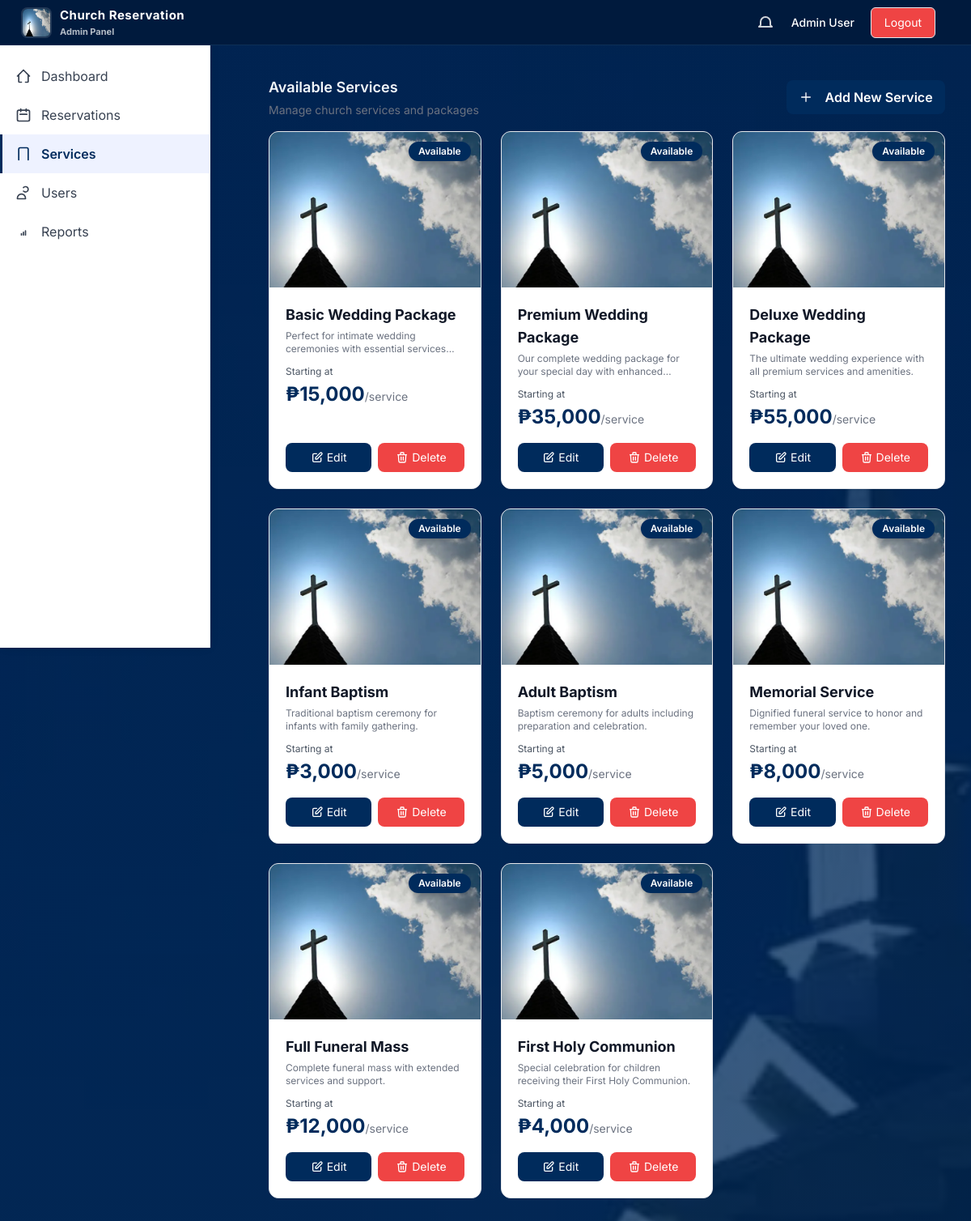
Screenshot of /admin/services.php (signed in) with the database file from the repository.
### tables this page shows
CREATE TABLE IF NOT EXISTS services (
    id INT AUTO_INCREMENT PRIMARY KEY,
    name VARCHAR(255) NOT NULL,
    category VARCHAR(100) NOT NULL,
    price DECIMAL(10, 2) NOT NULL DEFAULT 0.00,
    description TEXT NOT NULL,
    features TEXT,
    image VARCHAR(255) DEFAULT 'church.png',
    created_at TIMESTAMP DEFAULT CURRENT_TIMESTAMP,
    updated_at TIMESTAMP DEFAULT CURRENT_TIMESTAMP ON UPDATE CURRENT_TIMESTAMP
);

### admin/services.php (the view, shortened to what this page needs)
<?php
$db = new PDO("mysql:host=" . DB_HOST . ";dbname=" . DB_NAME, DB_USER, DB_PASS);
$services = [];
$table_exists = true;
try {
    $stmt = $db->query("SELECT * FROM services ORDER BY created_at DESC");
    $services = $stmt->fetchAll(PDO::FETCH_ASSOC);
} catch (PDOException $e) {
    $table_exists = false;
}
?>
<!DOCTYPE html>
<html lang="en">
<head>
    <script src="https://cdn.tailwindcss.com"></script>
    <link rel="stylesheet" href="../assets/css/style.css">
    <link rel="stylesheet" href="../assets/css/admin.css">
</head>
<body class="admin">
</head>
<body>
    <?php include __DIR__ . '/components/navbar.php'; ?>
    <div>
        <?php include __DIR__ . '/components/sidebar.php'; ?>
        <main class="admin-main">
            <div class="admin-container z-0 ml-10">
                <?php if (!$table_exists): ?>
                    <div class="bg-yellow-50 border-l-4 border-yellow-400 p-6 mb-8 rounded-lg shadow-lg">
                        <div class="flex items-start">
                            <div class="flex-shrink-0">
                                <svg class="h-6 w-6 text-yellow-400" fill="currentColor" viewBox="0 0 20 20">
                                    <path fill-rule="evenodd" d="M8.257 3.099c.765-1.36 2.722-1.36 3.486 0l5.58 9.92c.75 1.334-.213 2.98-1.742 2.98H4.42c-1.53 0-2.493-1.646-1.743-2.98l5.58-9.92zM11 13a1 1 0 11-2 0 1 1 0 012 0zm-1-8a1 1 0 00-1 1v3a1 1 0 002 0V6a1 1 0 00-1-1z" clip-rule="evenodd"/>
                                </svg>
                            </div>
                            <div class="ml-3 flex-1">
                                <h3 class="text-lg font-medium text-yellow-800">Services Table Not Found</h3>
                                <p class="mt-2 text-sm text-yellow-700">The services table needs to be created in your database before you can manage services.</p>
                                <div class="mt-4">
                                    <a href="../database/setup_services.php" class="inline-flex items-center px-4 py-2 bg-yellow-600 hover:bg-yellow-700 text-white font-semibold rounded-lg transition">
                                        <svg class="w-5 h-5 mr-2" fill="none" stroke="currentColor" viewBox="0 0 24 24">
                                            <path stroke-linecap="round" stroke-linejoin="round" stroke-width="2" d="M10.325 4.317c.426-1.756 2.924-1.756 3.35 0a1.724 1.724 0 002.573 1.066c1.543-.94 3.31.826 2.37 2.37a1.724 1.724 0 001.065 2.572c1.756.426 1.756 2.924 0 3.35a1.724 1.724 0 00-1.066 2.573c.94 1.543-.826 3.31-2.37 2.37a1.724 1.724 0 00-2.572 1.065c-.426 1.756-2.924 1.756-3.35 0a1.724 1.724 0 00-2.573-1.066c-1.543.94-3.31-.826-2.37-2.37a1.724 1.724 0 00-1.065-2.572c-1.756-.426-1.756-2.924 0-3.35a1.724 1.724 0 001.066-2.573c-.94-1.543.826-3.31 2.37-2.37.996.608 2.296.07 2.572-1.065z"/>
                                            <path stroke-linecap="round" stroke-linejoin="round" stroke-width="2" d="M15 12a3 3 0 11-6 0 3 3 0 016 0z"/>
                                        </svg>
                                        Setup Services Table Now
                                    </a>
                                </div>
                            </div>
                        </div>
                    </div>
                <?php else: ?>
                <div class="flex justify-between items-center mb-4">
                    <div>
                        <h1 class="text-lg font-semibold mb-1">Available Services</h1>
                        <p class="text-sm text-gray-500">Manage church services and packages</p>
                    </div>
                    <button onclick="openAddModal()" class="btn btn-primary">
                        <svg class="w-4 h-4 mr-2" fill="none" stroke="currentColor" viewBox="0 0 24 24">
                            <path stroke-linecap="round" stroke-linejoin="round" stroke-width="2" d="M12 4v16m8-8H4"/>
                        </svg>
                        Add New Service
                    </button>
                </div>
                <div class="grid grid-cols-1 md:grid-cols-2 lg:grid-cols-3 gap-6">
                    <?php foreach ($services as $service): ?>
                        <div class="bg-white rounded-xl shadow-sm border border-gray-200 overflow-hidden hover:shadow-lg transition flex flex-col">
                            <div class="relative">
                                <img src="../assets/images/<?php echo htmlspecialchars($service['image']); ?>" alt="<?php echo htmlspecialchars($service['name']); ?>" class="w-full h-48 object-cover" onerror="this.src='../assets/images/church.png'">
                                <div class="absolute top-3 right-3 bg-[#002B5C] text-white px-3 py-1 rounded-full text-xs font-semibold shadow-md">
                                    Available
                                </div>
                            </div>
                            <div class="p-5 flex-1 flex flex-col">
                                <h3 class="text-lg font-bold text-gray-900 mb-1"><?php echo htmlspecialchars($service['name']); ?></h3>
                                <p class="text-gray-500 text-xs mb-3 line-clamp-2"><?php echo htmlspecialchars($service['description']); ?></p>
                                <div class="mb-4 flex-1">
                                    <p class="text-gray-600 text-xs mb-1">Starting at</p>
                                    <p class="text-2xl font-bold text-[#002B5C]">₱<?php echo number_format($service['price'], 0); ?><span class="text-sm text-gray-500 font-normal">/service</span></p>
                                </div>
                                <div class="flex gap-2 mt-auto">
                                    <button type="button" onclick='editService(<?php echo json_encode($service); ?>)' class="flex-1 bg-[#002B5C] text-white px-4 py-2 rounded-lg hover:bg-blue-900 transition flex items-center justify-center cursor-pointer text-sm">
                                        <svg class="w-4 h-4 mr-1" fill="none" stroke="currentColor" viewBox="0 0 24 24">
                                            <path stroke-linecap="round" stroke-linejoin="round" stroke-width="2" d="M11 5H6a2 2 0 00-2 2v11a2 2 0 002 2h11a2 2 0 002-2v-5m-1.414-9.414a2 2 0 112.828 2.828L11.828 15H9v-2.828l8.586-8.586z"/>
                                        </svg>
                                        Edit
                                    </button>
                                    <button type="button" onclick="deleteService(<?php echo $service['id']; ?>)" class="flex-1 bg-red-500 text-white px-4 py-2 rounded-lg hover:bg-red-700 transition flex items-center justify-center cursor-pointer text-sm">
                                        <svg class="w-4 h-4 mr-1" fill="none" stroke="currentColor" viewBox="0 0 24 24">
                                            <path stroke-linecap="round" stroke-linejoin="round" stroke-width="2" d="M19 7l-.867 12.142A2 2 0 0116.138 21H7.862a2 2 0 01-1.995-1.858L5 7m5 4v6m4-6v6m1-10V4a1 1 0 00-1-1h-4a1 1 0 00-1 1v3M4 7h16"/>
                                        </svg>
                                        Delete
                                    </button>
                                </div>
                            </div>
                        </div>
                    <?php endforeach; ?>
                </div>
                <?php endif; ?>
            </div>
        </main>
    </div>
</body>
</html>

### assets/css/style.css (style rules this page uses)
:root { --primary: #002B5C; --accent: #FFD700; --success: #06D6A0; --danger: #EF476F; --warning: #FFA500; --text: #333333; }
* { margin: 0; padding: 0; box-sizing: border-box; }
body { font-family: 'Inter', -apple-system, BlinkMacSystemFont, 'Segoe UI', sans-serif; color: var(--text); line-height: 1.6; }
.btn-primary { background: linear-gradient(135deg, var(--primary) 0%, #004080 100%); color: white; padding: 0.75rem 1.5rem; border-radius: 8px; font-weight: 600; transition: all 0.3s ease; border: none; cursor: pointer; display: inline-block; text-decoration: none; }
.line-clamp-2 { display: -webkit-box; -webkit-line-clamp: 2; line-clamp: 2; -webkit-box-orient: vertical; overflow: hidden; }

### assets/css/admin.css (style rules this page uses)
:root { --primary:#002B5C; --primary-dark:#001A3D; --muted:#6B7280; --card:#ffffff; --overlay:rgba(0,43,92,.78); }
body.admin { background: linear-gradient(var(--overlay), var(--overlay)), url('../images/login.png'); background-size: cover; background-position: center; background-attachment: fixed; color: #f1f5f9; }
.admin-container { max-width: 1400px; margin: 0 auto; }
.admin-main { margin-left: 260px; padding:calc(70px + 1.5rem) 2rem 2rem; min-height:100vh; }
.btn { display:inline-flex; align-items:center; gap:.5rem; padding:.5rem .9rem; border-radius:8px; font-weight:600; border:1px solid transparent; }
.btn-primary { background:var(--primary); color:#fff; }

### rows the page displays
services: name "Basic Wedding Package", description "Perfect for intimate wedding ceremonies with essential…", price "15,000"
services: name "Premium Wedding Package", description "Our complete wedding package for your special day with…", price "35,000"
services: name "Deluxe Wedding Package", description "The ultimate wedding experience with all premium services and amenities.", price "55,000"
services: name "Infant Baptism", description "Traditional baptism ceremony for infants with family gathering.", price "3,000"
services: name "Adult Baptism", description "Baptism ceremony for adults including preparation and celebration.", price "5,000"
services: name "Memorial Service", description "Dignified funeral service to honor and remember your loved one.", price "8,000"
services: name "Full Funeral Mass", description "Complete funeral mass with extended services and support.", price "12,000"
services: name "First Holy Communion", description "Special celebration for children receiving their First Holy Communion.", price "4,000"

### other values shown
$_SESSION['user_name'] "Admin User"
